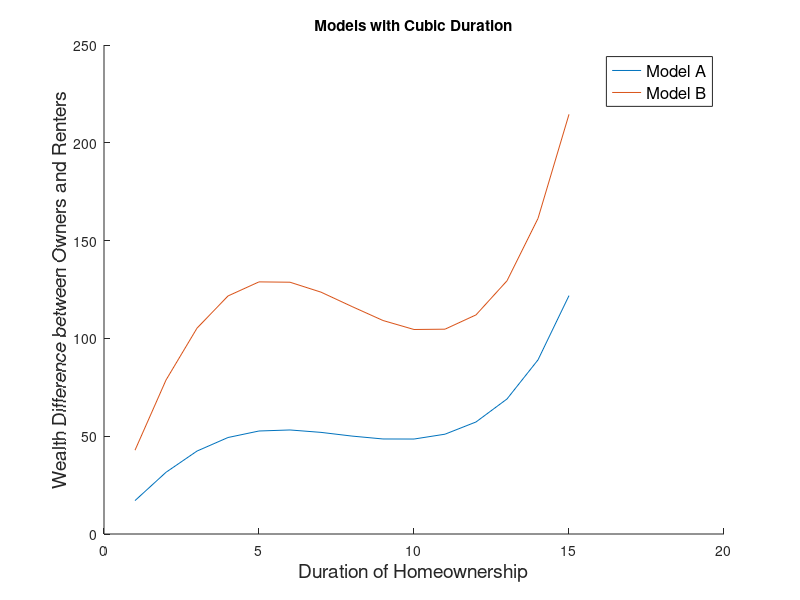
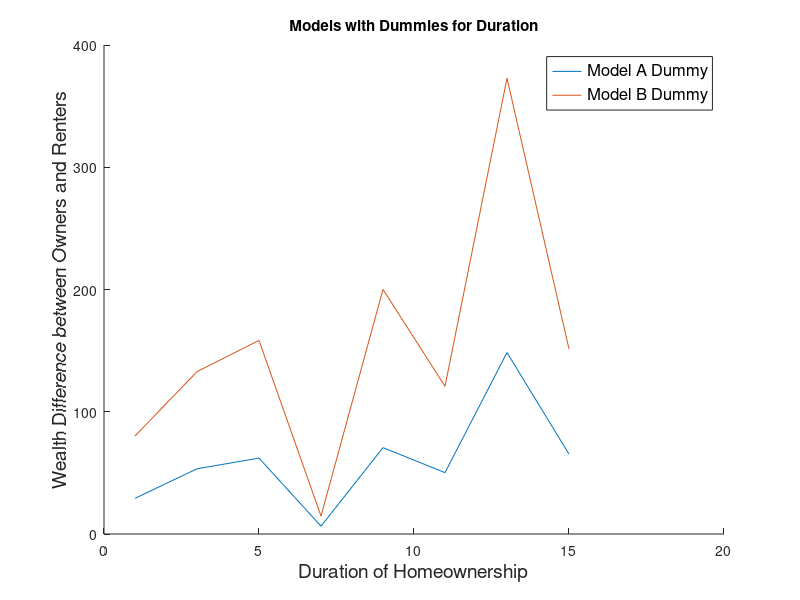

Write the MATLAB code that produced these figures, in order. (Note: this script raises an error after producing the figures.)
%% REGRESSUION RESULTS FOR LIQOUD WEALTH
dur         = 1:1:15;
dummy_dur   = 1:2:15;
%% Di et al. MODELs on our sample (1999-2015)
%  LogW = alpha + beta_h * H + beta_sh * SH + beta_c * C
%% When we use dummies for duration  
%  LogW = alpha + beta_h * H + beta_sh * SH + beta_c * C + Gamma * D
%  where beta_h = 0, beta_sh =0, gamma is the coeff for each dur dummies 
%% COEFFICIENTS FROM THEIR ESTIMATION 
alpha   = [-13.37      % MODEL A
           -13.33      % MODEL A Dummy
           -12.85      % MODEL B
           -12.81];    % MODEL B Dummy 
       
beta_h  = [  0.221     % MODEL A 
             0         % MODEL A Dummy
             0.206     % MODEL B
             0    ];   % MODEL B Dummy
       
beta_hs = [ -0.0309    % MODEL A
             0         % MODEL A Dummy
            -0.0287    % MODEL B
             0    ];   % MODEL B Dummy
        
beta_ht = [  0.00135   % MODEL A
             0         % MODEL A Dummy
             0.00120   % MODEL B
             0     ];  % MODEL B Dummy

        
%           D1     D3      D5      D7      D9      D11      D13      D15           
Gamma   = [ 0      0       0       0       0       0        0        0      % MODEL A
            0.315  0.517   0.581   0.078   0.640   0.493    1.059    0.604  % MODEL A Dummy
            0      0       0       0       0       0        0        0      % MODEL B
            0.317  0.481   0.552   0.066   0.658   0.446    1.006    0.533];% MODEL B Dummy

        
         %-------------------------------------------
         %         |  DUMMY   |          |  DUMMY   |
         % MODEL A |  MODEL A |  MODEL B |  MODEL B |   
         %-------------------------------------------
beta_c  = [ 1.729     1.724      1.695      1.691      ;...   % Average annual income 1999-2015 (log)    
            0.102     0.102      0          0          ;...   % Net wealth 1999 (log)
            0         0          0          0          ;...   % Savings tendency between 1984 and 1994
            1.07e-05  1.08e-05   1.00e-05   1.02e-05   ;...   % Total inheritance and settlement payment received between 1989 and 2001
            0         0          0          0          ;...   % Ever selected itemizing deduction in tax filings between 1989 and 2001  
            0.567     0.562      0.539      0.533      ;...   % High school
            0.0126    0.0127     0.0106     0.0107     ;...   % Age of household head in 1999
            0         0          0          0          ;...   % Percentage of time as a married couple hh
            0.236     0.236      0.226      0.226      ;...   % Change in the number of children in household, 1999-2015
            0         0          1.297      1.295      ;...   % Being in top quart of wealth dist. in 1999
           -0.494    -0.505     -0.481     -0.491      ;...   % South
            0.094     0.088      0.115      0.108      ]';    % Metro in our case // Other metro
           

[height_beta_c, width_beta_c] = size(beta_c);  

%% INDEPENDENT VARIABLES 
% fix variables:
%   1. continuous variables: at their sample means
%   2. categorical variables: estimates of the groups with the highest incidence   
%      (white, HS grad, South, Not in Large, Other Metro, Used itemized
%      dedeuction, top wealth quartile, not divorced)

           % OURS    
C =       [9.657          % Average annual income 1999-2001 (log)    
           4.188          % Net wealth 1999 (log)
           0              % Savings tendency between 1984 and 1994
        3162              % Total inheritance and settlement payment received between 1999 and 2015
           0              % Ever selected itemizing deduction in tax filings between 199 and 2015  
           1              % High school
          34.22           % Age of household head in 1999
           0              % Percentage of time as a married couple hh
           0.031          % Change in the number of children in household, 1999-2001
           1              % Being in top quart of wealth dist. in 1999
           1              % Region: South
           1           ]; % Other metro
[height_C, width_C] = size(C); 
       
 beta_c_times_C      = beta_c*C;
                       
%% DEPENDENT VARIABLES FOR OWNERS and RENTERS
LogW              = nan(height_beta_c, length(dur));
wealth            = nan(height_beta_c, length(dur));
LogW_rent         = nan(height_beta_c, length(dur));
wealth_rent       = nan(height_beta_c, length(dur));
Wealth_Difference = nan(height_beta_c, length(dur));
d = length(dummy_dur);
for i=1:1:height_beta_c % # of models
  if i==2 || i==4       % Models where years owning is dummy
     LogW(i,1:d)            = (alpha(i)+beta_c_times_C(i))*ones(size(dummy_dur)) +  ones(size(dummy_dur)).*Gamma(i, :);
     LogW_rent(i,1:d)       = (alpha(i)+beta_c_times_C(i))*ones(size(dummy_dur));
  else    
     LogW(i,:)              = (alpha(i)+beta_c_times_C(i))*ones(size(dur)) +  beta_h(i) * dur + beta_hs(i) * dur.^2+ beta_ht(i) * dur.^3;
     LogW_rent(i,:)         = (alpha(i)+beta_c_times_C(i))*ones(size(dur));
  end
     wealth(i,:)            = exp(LogW(i,:));
     wealth_rent(i,:)       = exp(LogW_rent(i,:));
     Wealth_Difference(i,:) = wealth(i,:)-wealth_rent(i,:);
end


figure(1)
hold on
for i=1:2:height_beta_c
plot(dur,Wealth_Difference(i,:))
end
hleg=legend('Model A','Model B');
set(hleg,'Location','northeast','FontSize',12);
ylabel('Wealth Difference between Owners and Renters','FontSize',14)
xlabel('Duration of Homeownership','FontSize',14)
title("Models with Cubic Duration")

figure(2)
hold on
for i=2:2:height_beta_c
plot(dummy_dur,Wealth_Difference(i,1:d))
end
hleg=legend('Model A Dummy','Model B Dummy');
set(hleg,'Location','northeast','FontSize',12);
ylabel('Wealth Difference between Owners and Renters','FontSize',14)
xlabel('Duration of Homeownership','FontSize',14)
title("Models with Dummies for Duration")

% To Excel 
diff_ = length(dur) - length(dummy_dur);
tt = table(dur', [dummy_dur'; zeros(diff_,1)], Wealth_Difference(1,:)',  Wealth_Difference(2,:)' , Wealth_Difference(3,:)', Wealth_Difference(4,:)');
tt.Properties.VariableNames= {'Duration', 'Duration_Dummy', 'LW_Model_A', 'LW_Model_A_Dummy', 'LW_Model_B', 'LW_Model_B_Dummy'};
writetable(tt,'Matlab_Results.xlsx','Sheet',2)